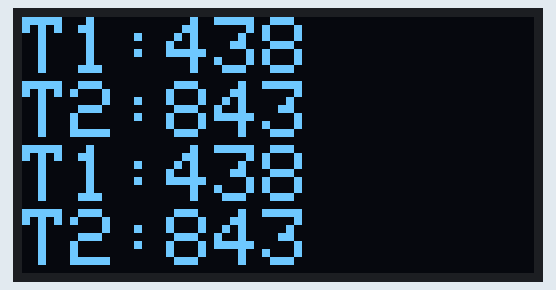
Recording of a sketch running on a simulated Arduino Uno, built with avr-gcc and run on an emulated ATmega328P. Parts: 128×64 one-colour display. The display library's start-up logo is not drawn.

Above: at 4.2 s.

The sketch:

pingmu.ino
```cpp
#include <Adafruit_SSD1306.h>
#include <splash.h>

#define OLED_RESET 4
Adafruit_SSD1306 display(OLED_RESET);
#if (SSD1306_LCDHEIGHT != 64)
#endif
void setup()   {
Serial.begin(9600);
display.begin(SSD1306_SWITCHCAPVCC, 0x3C);  // initialize with the I2C addr 0x3C (for the 128x64)
// init done
display.display();
delay(2000);

display.clearDisplay();
// draw a single pixel画一个像素点
display.drawPixel(10, 10, WHITE);
display.display();
delay(2000);
display.clearDisplay();

// 文字显示测试
display.setTextSize(2);//字体大小
display.setTextColor(WHITE);//文字颜色
display.setCursor(0,0);//设置游标位置

}
void loop() {
display.println("T1:438");
display.println("T2:843");
// 'inverted' text白底黑字

display.display();
//delay(2000);
//display.clearDisplay();
}
```
